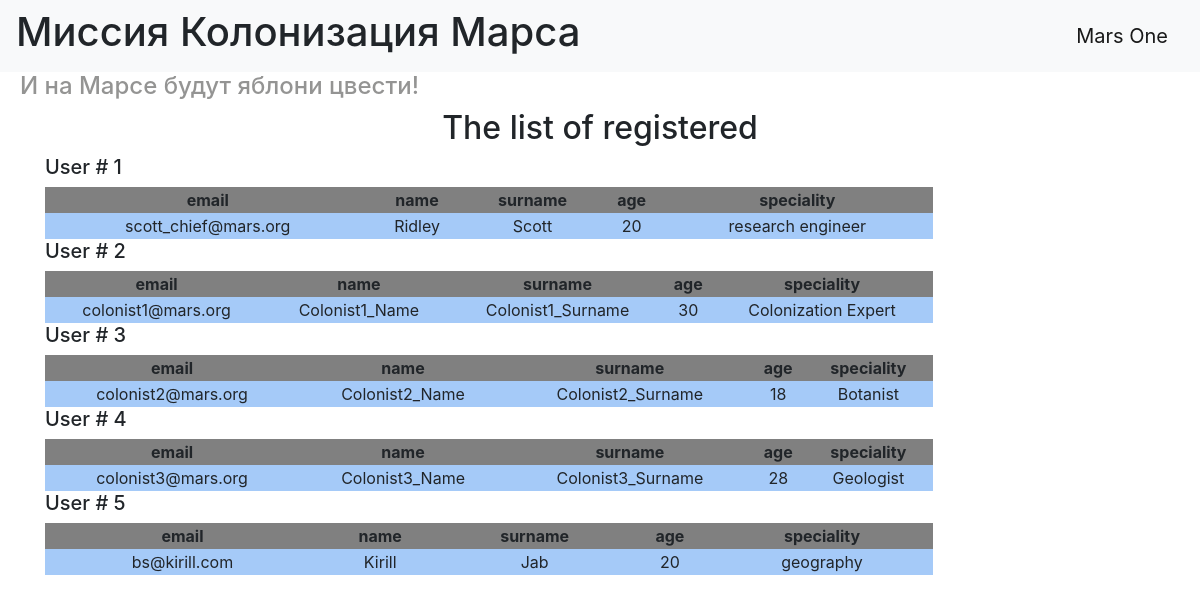
The page / on the database its author committed.
### data/users.py (models this page shows, shortened)
class User(SqlAlchemyBase):
    __tablename__ = 'users'
    id = sqlalchemy.Column(sqlalchemy.Integer,
                           primary_key=True, autoincrement=True)
    name = sqlalchemy.Column(sqlalchemy.String, nullable=True)
    surname = sqlalchemy.Column(sqlalchemy.String, nullable=True)
    age = sqlalchemy.Column(sqlalchemy.Integer, nullable=True)
    position = sqlalchemy.Column(sqlalchemy.String, nullable=True)
    speciality = sqlalchemy.Column(sqlalchemy.String, nullable=True)
    address = sqlalchemy.Column(sqlalchemy.String, nullable=True)
    email = sqlalchemy.Column(sqlalchemy.String,
                              index=True, unique=True, nullable=True)
    hashed_password = sqlalchemy.Column(sqlalchemy.String, nullable=True)
    modified_date = sqlalchemy.Column(sqlalchemy.DateTime,
                                      default=datetime.datetime.now)

### main.py (the view)
@app.route('/')
def main():
    db_session.global_init("db/blogs.db")
    db_sess = db_session.create_session()
    data_users = db_sess.query(User.id, User.email, User.name, User.surname, User.age, User.speciality).all()
    return render_template('index.html', all=data_users)

### data/db_session.py (called while the page is built, shortened)
def global_init(db_file):
    global __factory
    if __factory:
        return

def create_session() -> Session:
    global __factory
    return __factory()

### templates/index.html
{% extends "base.html" %}
{% block content %}
    <h2>The list of registered</h2>
    {% for item in all%}
        <h5>User # {{ item.id }}</h5>
        <table>
            <tr>
                <th>email</th>
                <th>name</th>
                <th>surname</th>
                <th>age</th>
                <th>speciality</th>
            </tr>
            <tr>
                <td style="background-color: #a5caf8;">{{ item.email }}</td>
                <td style="background-color: #a5caf8;">{{ item.name }}</td>
                <td style="background-color: #a5caf8;">{{ item.surname }} </td>
                <td style="background-color: #a5caf8;">{{ item.age }}</td>
                <td style="background-color: #a5caf8;">{{ item.speciality }}</td>
            </tr>
        </table>
    {% endfor %}
{% endblock %}

### templates/base.html (shortened to what this page needs)
<!DOCTYPE html>
<html lang="en">
<head>
    <link rel="stylesheet" href="https://stackpath.bootstrapcdn.com/bootstrap/4.4.1/css/bootstrap.min.css">
    <link rel="stylesheet" href="{{ url_for('static', filename='css/style.css') }}">
</head>
  <body>
    <header>
      <nav class="navbar navbar-light bg-light">
          <h1>Миссия Колонизация Марса</h1>
        <a class="navbar-brand" href="#">Mars One</a>
      </nav>
        <h4>И на Марсе будут яблони цвести!</h4>
    </header>
    <main role="main" class="container">
        {% block content %}{% endblock %}
    </main>
  </body>
</html>

### static/css/style.css (style rules this page uses)
h4 { color: #949493; padding-left: 20px; }
h2 { text-align: center; }
table { margin-right: 2%; width: 80%; }
th { text-align: center; background-color: grey; }
td { background-color: #a5caf8; text-align: center; }

### rows shown on the page
User: id "1", email "scott_chief@mars.org", name "Ridley", surname "Scott", age "20", speciality "research engineer"
User: id "2", email "colonist1@mars.org", name "Colonist1_Name", surname "Colonist1_Surname", age "30", speciality "Colonization Expert"
User: id "3", email "colonist2@mars.org", name "Colonist2_Name", surname "Colonist2_Surname", age "18", speciality "Botanist"
User: id "4", email "colonist3@mars.org", name "Colonist3_Name", surname "Colonist3_Surname", age "28", speciality "Geologist"
User: id "5", email "bs@kirill.com", name "Kirill", surname "Jab", age "20", speciality "geography"
